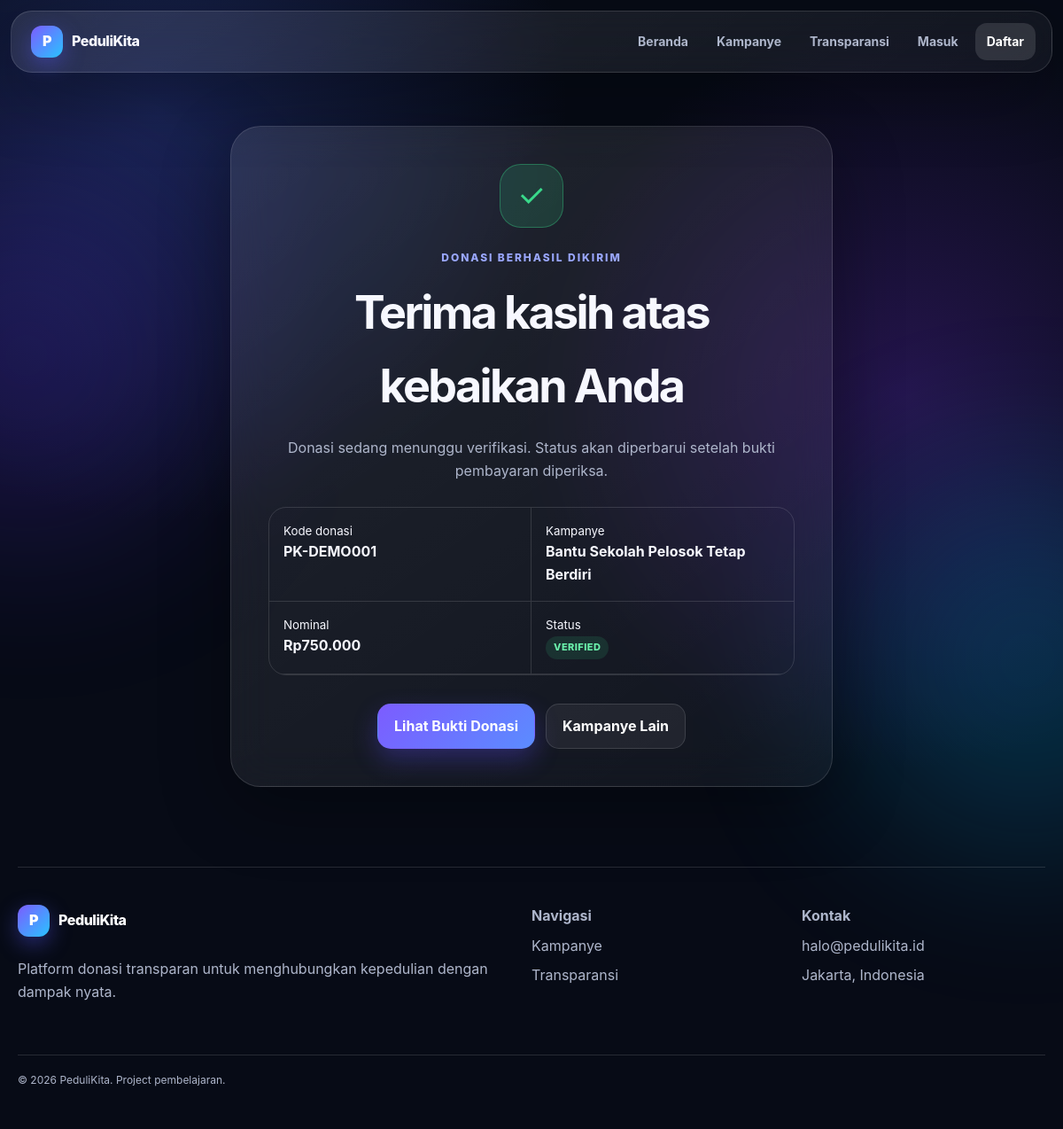
/donation-success.php?code=PK-DEMO001, run on the app's committed database.
### tables this page shows
CREATE TABLE donations (
    id INTEGER PRIMARY KEY AUTOINCREMENT,
    campaign_id INTEGER NOT NULL,
    user_id INTEGER,
    donor_name TEXT NOT NULL,
    email TEXT NOT NULL,
    phone TEXT,
    amount REAL NOT NULL,
    anonymous INTEGER NOT NULL DEFAULT 0,
    message TEXT,
    payment_method TEXT NOT NULL,
    proof_file TEXT,
    status TEXT NOT NULL DEFAULT 'pending' CHECK(status IN ('pending','verified','rejected')),
    receipt_code TEXT NOT NULL UNIQUE,
    verified_at TEXT,
    created_at TEXT NOT NULL DEFAULT CURRENT_TIMESTAMP,
    FOREIGN KEY(campaign_id) REFERENCES campaigns(id) ON DELETE CASCADE,
    FOREIGN KEY(user_id) REFERENCES users(id) ON DELETE SET NULL
);

### config.php (called while the page is built, shortened)
<?php
function db(): PDO
{
    static $pdo = null;
    if ($pdo instanceof PDO) {
        return $pdo;
    }
    $pdo = new PDO('sqlite:' . DB_PATH, null, null, [
        PDO::ATTR_ERRMODE => PDO::ERRMODE_EXCEPTION,
        PDO::ATTR_DEFAULT_FETCH_MODE => PDO::FETCH_ASSOC,
    ]);
    $pdo->exec('PRAGMA foreign_keys = ON');
    return $pdo;
}

### helpers.php (called while the page is built, shortened)
<?php
require_once __DIR__ . '/config.php';
function e(?string $value): string { return htmlspecialchars((string)$value, ENT_QUOTES, 'UTF-8'); }
function url(string $path=''): string {
    $script = str_replace('\\','/', dirname($_SERVER['SCRIPT_NAME'] ?? '/'));
    $script = rtrim($script, '/.');
    return ($script ?: '') . '/' . ltrim($path, '/');
}
function money(float|int|string $amount): string { return 'Rp' . number_format((float)$amount, 0, ',', '.'); }

### donation-success.php (the view)
<?php
require_once __DIR__.'/helpers.php';$code=$_GET['code']??'';$stmt=db()->prepare('SELECT d.*,c.title campaign_title FROM donations d JOIN campaigns c ON c.id=d.campaign_id WHERE d.receipt_code=?');$stmt->execute([$code]);$donation=$stmt->fetch();if(!$donation){http_response_code(404);exit('Data donasi tidak ditemukan.');}$pageTitle='Donasi Berhasil';include __DIR__.'/partials/header.php';?>
<section class="success-page container"><div class="glass success-card"><div class="success-icon">✓</div><span class="eyebrow">Donasi berhasil dikirim</span><h1>Terima kasih atas kebaikan Anda</h1><p>Donasi sedang menunggu verifikasi. Status akan diperbarui setelah bukti pembayaran diperiksa.</p><div class="receipt-preview"><div><small>Kode donasi</small><strong><?=e($donation['receipt_code'])?></strong></div><div><small>Kampanye</small><strong><?=e($donation['campaign_title'])?></strong></div><div><small>Nominal</small><strong><?=money((float)$donation['amount'])?></strong></div><div><small>Status</small><span class="status <?=e($donation['status'])?>"><?=e(ucfirst($donation['status']))?></span></div></div><div class="hero-actions center"><a class="btn primary" href="<?=url('receipt.php?code='.urlencode($code))?>">Lihat Bukti Donasi</a><a class="btn ghost" href="<?=url('campaigns.php')?>">Kampanye Lain</a></div></div></section>
<?php include __DIR__.'/partials/footer.php'; ?>

### assets/css/style.css (style rules this page uses)
:root { --bg:#070b16;--panel:rgba(255,255,255,.08);--panel-strong:rgba(255,255,255,.12);--line:rgba(255,255,255,.13);--text:#f7f8ff;--muted:#aeb6cb;--primary:#7c5cff;--primary2:#29c3ff;--success:#39d98a;--warning:#ffbd5a;--danger:#ff647c;--radius:26px;--shadow:0 24px 80px rgba(0,0,0,.32) }
* { box-sizing:border-box }
html { scroll-behavior:smooth }
body { margin:0;font-family:Inter,ui-sans-serif,system-ui,-apple-system,BlinkMacSystemFont,"Segoe UI",sans-serif;background:radial-gradient(circle at 15% 10%,#182350 0,transparent 30%),radial-gradient(circle at 85% 35%,#25154d 0,transparent 32%),var(--bg);color:var(--text);min-height:100vh;line-height:1.6 }
a { color:inherit;text-decoration:none }
.container { width:min(1160px,calc(100% - 32px));margin-inline:auto }
.glass { background:linear-gradient(145deg,rgba(255,255,255,.105),rgba(255,255,255,.045));border:1px solid var(--line);box-shadow:var(--shadow);backdrop-filter:blur(24px);-webkit-backdrop-filter:blur(24px) }
.eyebrow { text-transform:uppercase;letter-spacing:.16em;font-size:12px;font-weight:800;color:#9aa7ff }
.hero-actions { display:flex;gap:12px;margin-top:32px;flex-wrap:wrap }
.hero-actions.center { justify-content:center }
.btn { display:inline-flex;justify-content:center;align-items:center;gap:8px;border:1px solid transparent;border-radius:15px;padding:12px 18px;color:#fff;font:inherit;font-weight:750;cursor:pointer;transition:.2s;background:none }
.btn.primary { background:linear-gradient(135deg,var(--primary),#5b8cff);box-shadow:0 12px 28px rgba(93,76,255,.3) }
.btn.ghost { border-color:var(--line);background:rgba(255,255,255,.06) }
.form-heading h1,.auth-card h1,.success-card h1 { font-size:clamp(34px,5vw,52px);letter-spacing:-.05em;margin:8px 0 }
.form-heading p,.auth-card>p,.success-card>p { color:var(--muted) }
.success-page,.auth-page,.receipt-page { display:grid;place-items:center;min-height:75vh;padding:60px 0 }
.success-card,.auth-card { width:min(680px,100%);padding:42px;border-radius:34px;text-align:center }
.success-icon { width:72px;height:72px;border-radius:24px;display:grid;place-items:center;margin:0 auto 20px;background:rgba(57,217,138,.15);border:1px solid rgba(57,217,138,.35);color:var(--success);font-size:36px }
.receipt-preview { display:grid;grid-template-columns:1fr 1fr;text-align:left;margin:28px 0;border:1px solid var(--line);border-radius:20px;overflow:hidden }
.receipt-preview>div { padding:16px;border-bottom:1px solid var(--line) }
.receipt-preview>div:nth-child(odd) { border-right:1px solid var(--line) }
.receipt-preview small,.receipt-preview strong { display:block }
.status { display:inline-flex;border-radius:99px;padding:4px 9px;font-size:11px;font-weight:800;text-transform:uppercase;letter-spacing:.04em;background:rgba(255,255,255,.08) }
.status.verified,.status.active,.status.completed { color:#6af0ab;background:rgba(57,217,138,.12) }

### data on the page
donations: receipt_code "PK-DEMO001", amount "Rp750.000", status "VERIFIED"

### other printed values
$donation['campaign_title'] "Bantu Sekolah Pelosok Tetap Berdiri"
